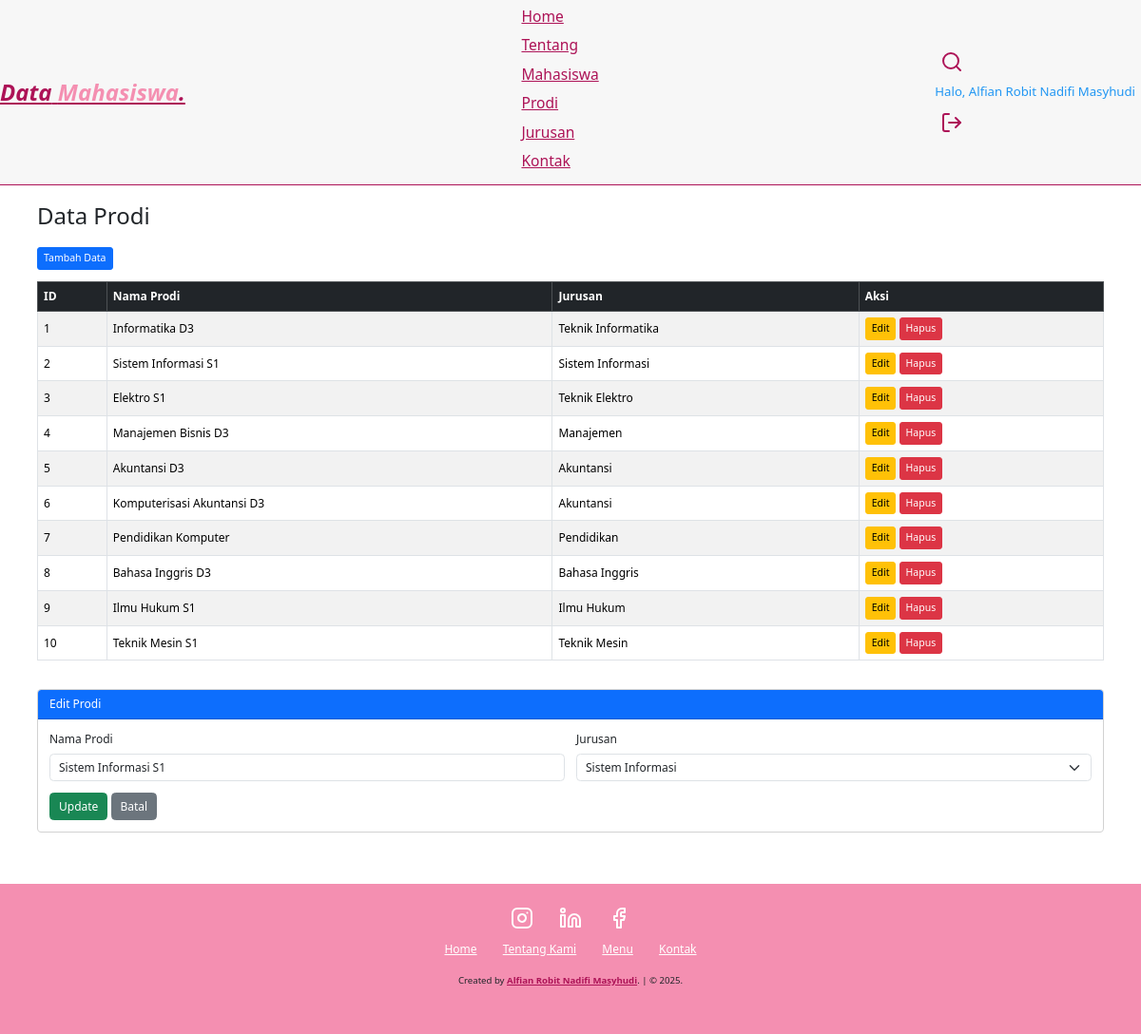
Page /prodi.php?edit=2 (signed in) on the committed database.
### tables this page shows
CREATE TABLE `akademik_prodi` (
  `id_prodi` int(2) NOT NULL,
  `nama_prodi` varchar(40) NOT NULL,
  `id_jurusan` int(2) DEFAULT NULL
);

CREATE TABLE `akademik_jurusan` (
  `id_jurusan` int(2) NOT NULL,
  `nama_jurusan` varchar(100) NOT NULL
);

### prodi.php (the view, shortened to what this page needs)
<?php
include "db.php";
$edit_data = null;
if (isset($_GET['edit'])) {
    $id = $_GET['edit'];
    $res = $conn->query("SELECT * FROM akademik_prodi WHERE id_prodi='$id'");
    $edit_data = $res->fetch_assoc();
}
$prodi = $conn->query("SELECT p.*, j.nama_jurusan FROM akademik_prodi p JOIN akademik_jurusan j ON p.id_jurusan=j.id_jurusan");
$jurusan = $conn->query("SELECT * FROM akademik_jurusan");
?>
<!DOCTYPE html>
<html lang="en">
<head>
    <link rel="stylesheet" href="style.css">
    <link href="https://cdn.jsdelivr.net/npm/bootstrap@5.3.3/dist/css/bootstrap.min.css" rel="stylesheet">
</head>
<body>
<nav class="navbar">
    <a href="index.php" class="navbar-logo">Data<span> Mahasiswa</span>.</a>
    <div class="navbar-nav">
        <a href="index.php#home">Home</a>
        <a href="index.php#about">Tentang</a>
        <a href="mahasiswa.php">Mahasiswa</a>
        <a href="prodi.php">Prodi</a>
        <a href="jurusan.php">Jurusan</a>
        <a href="index.php#contact">Kontak</a>
    </div>
    <div class="navbar-extra">
        <a href="#" id="Search"><i data-feather="search"></i></a>
        <?php if (isset($_SESSION['userid'])): ?>
            <span class="user-greeting">Halo, <?php echo htmlspecialchars($_SESSION['nama']); ?></span>
            <a href="logout.php" id="logout"><i data-feather="log-out"></i></a>
        <?php endif; ?>
    </div>
</nav>
<div class="container py-4">
    <h2 class="mb-4">Data Prodi</h2>
    <div class="mb-3">
        <a href="prodi.php" class="btn btn-primary btn-sm">Tambah Data</a>
    </div>
    <div class="table-responsive">
    <table class="table table-bordered table-striped align-middle">
        <thead class="table-dark">
            <tr>
                <th>ID</th><th>Nama Prodi</th><th>Jurusan</th><th>Aksi</th>
            </tr>
        </thead>
        <tbody>
        <?php while ($row = $prodi->fetch_assoc()): ?>
            <tr>
                <td><?= $row['id_prodi'] ?></td>
                <td><?= htmlspecialchars($row['nama_prodi']) ?></td>
                <td><?= htmlspecialchars($row['nama_jurusan']) ?></td>
                <td>
                    <a href="prodi.php?edit=<?= $row['id_prodi'] ?>" class="btn btn-warning btn-sm">Edit</a>
                    <a href="prodi.php?hapus=<?= $row['id_prodi'] ?>" class="btn btn-danger btn-sm" onclick="return confirm('Hapus data?')">Hapus</a>
                </td>
            </tr>
        <?php endwhile; ?>
        </tbody>
    </table>
    </div>
    <div class="card mt-4">
        <div class="card-header bg-primary text-white">
            <?= $edit_data ? "Edit" : "Tambah" ?> Prodi
        </div>
        <div class="card-body">
            <form method="post" class="row g-3">
                <div class="col-md-6">
                    <label class="form-label">Nama Prodi</label>
                    <input type="text" name="nama_prodi" class="form-control" value="<?= $edit_data['nama_prodi'] ?? '' ?>" required>
                </div>
                <div class="col-md-6">
                    <label class="form-label">Jurusan</label>
                    <select name="id_jurusan" class="form-select" required>
                        <?php foreach ($jurusan as $j): ?>
                            <option value="<?= $j['id_jurusan'] ?>" <?= ($edit_data && $edit_data['id_jurusan'] == $j['id_jurusan']) ? 'selected' : '' ?>>
                                <?= htmlspecialchars($j['nama_jurusan']) ?>
                            </option>
                        <?php endforeach; ?>
                    </select>
                </div>
                <div class="col-12">
                    <?php if ($edit_data): ?>
                        <button type="submit" name="edit" class="btn btn-success">Update</button>
                        <a href="prodi.php" class="btn btn-secondary">Batal</a>
                    <?php else: ?>
                        <button type="submit" class="btn btn-primary">Tambah</button>
                    <?php endif; ?>
                </div>
            </form>
        </div>
    </div>
</div>
<footer>
    <div class="socials">
        <a href="#"><i data-feather="instagram"></i></a>
        <a href="#"><i data-feather="linkedin"></i></a>
        <a href="#"><i data-feather="facebook"></i></a>
    </div>
    <div class="links">
        <a href="index.php#home">Home</a>
        <a href="index.php#about">Tentang Kami</a>
        <a href="index.php#menu">Menu</a>
        <a href="index.php#contact">Kontak</a>
    </div>
    <div class="credit">
        <p>Created by <a href="">Alfian Robit Nadifi Masyhudi</a>. | &copy; 2025.</p>
    </div>
</footer>
</body>
</html>

### style.css (style rules this page uses)
:root { --primary: #ad1357; --bg: #ffffff; }
* { margin: 0; padding: 0; box-sizing: border-box; outline: none; border: none; text-decoration: none; }
html { scroll-behavior: smooth; }
body { font-family: "Poppins", sans-serif; background-color: var(--bg); color: #ffffff; }
.navbar { display: flex; justify-content: space-between; align-items: center; padding: 1.4rem 7%; background-color: rgba(245, 245, 245, 0.8); border-bottom: 1px solid #ad1357; position: fixed; top: 0; left: 0; right: 0; z-index: 9999; }
.navbar .navbar-logo { font-size: 2rem; font-weight: 700; color: var(--primary); font-style: italic; }
.navbar .navbar-logo span { color: #f48fb1; }
.navbar .navbar-nav a { color: var(--primary); display: inline-block; font-size: 1.3rem; margin: 0 1rem; }
.navbar .navbar-nav a::after { content: ""; display: block; padding-bottom: 0.5rem; border-bottom: 0.1rem solid #f48fb1; transform: scaleX(0); transition: 0.2s linear; }
.navbar .navbar-extra a { color: #ad1357; margin: 0 0.5rem; }
footer { background-color: #f48fb1; text-align: center; padding: 1rem 0 3rem; margin-top: 3rem; }
footer .socials { padding: 1rem 0; }
footer .socials a { color: #fff; margin: 1rem; }
footer .links { margin-bottom: 1.4rem; }
footer .links a { color: #fff; padding: 0.7rem 1rem; }
footer .credit { font-size: 0.8rem; }
footer .credit a { color: #ad1357; font-weight: 700; }
@media (max-width: 1366px) { html { font-size: 75%; } }
.user-greeting { color: #2196f3 !important; margin-right: 0.5rem; font-weight: 500; font-size: 1.1rem; display: flex; align-items: center; height: 40px; }

### rows in the picture
akademik_prodi: id_prodi "1", nama_prodi "Informatika D3", id_jurusan.nama_jurusan "Teknik Informatika"
akademik_prodi: id_prodi "2", nama_prodi "Sistem Informasi S1", id_jurusan.nama_jurusan "Sistem Informasi", id_jurusan "Sistem Informasi"
akademik_prodi: id_prodi "3", nama_prodi "Elektro S1", id_jurusan.nama_jurusan "Teknik Elektro"
akademik_prodi: id_prodi "4", nama_prodi "Manajemen Bisnis D3", id_jurusan.nama_jurusan "Manajemen"
akademik_prodi: id_prodi "5", nama_prodi "Akuntansi D3", id_jurusan.nama_jurusan "Akuntansi"
akademik_prodi: id_prodi "6", nama_prodi "Komputerisasi Akuntansi D3", id_jurusan.nama_jurusan "Akuntansi"
akademik_prodi: id_prodi "7", nama_prodi "Pendidikan Komputer", id_jurusan.nama_jurusan "Pendidikan"
akademik_prodi: id_prodi "8", nama_prodi "Bahasa Inggris D3", id_jurusan.nama_jurusan "Bahasa Inggris"
akademik_prodi: id_prodi "9", nama_prodi "Ilmu Hukum S1", id_jurusan.nama_jurusan "Ilmu Hukum"
akademik_prodi: id_prodi "10", nama_prodi "Teknik Mesin S1", id_jurusan.nama_jurusan "Teknik Mesin"

### other values in the picture
$_SESSION['nama'] "Alfian Robit Nadifi Masyhudi"
